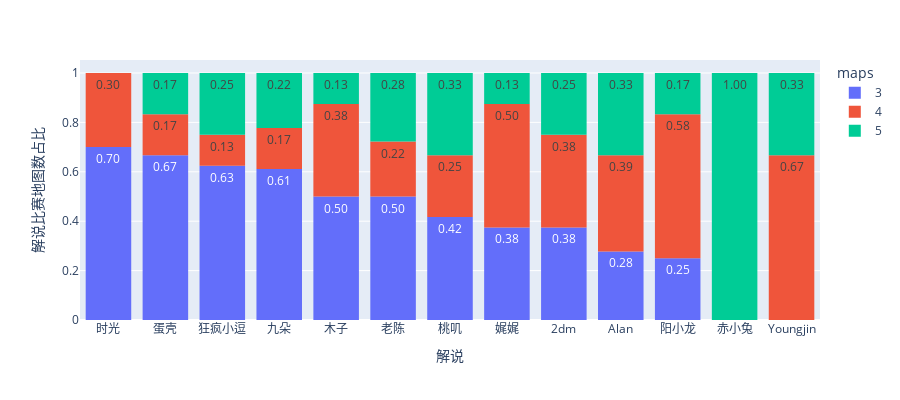

The notebook cell this image was saved under:
### Code cell
names, maps, rates = [], [], []
for _, row in df_summer_names.sort_values(by='match0/match', ascending=False).iterrows():
    name, zero, one, two = row['names'], row['match0'], row['match1'], row['match2']
    total = zero + one + two
    for map, i in zip([3, 4, 5], [zero, one, two]):
        names.append(name)
        maps.append(map)
        rates.append(i / total)
df_cum = pd.DataFrame(list(zip(names, maps, rates)), 
                        columns=['names', 'maps', 'rate'])

fig = px.histogram(df_cum,
                    x="names", y="rate",
                    color='maps', # barmode='group',
                    # histfunc='avg',
                    labels={'names':'解说', 'rate':'解说比赛地图数占比'},
                    text_auto=True,
                    height=400).update_layout(yaxis_title='解说比赛地图数占比')
fig.update_traces(texttemplate="%{y:.2f}")
fig.show()

### Figure 1 — Plotly figure (JSON) as saved in the notebook; plotly's stock layout.template omitted (floating-point values rounded to 4 significant figures)
{"data": [{"alignmentgroup": "True", "bingroup": "x", "histfunc": "sum", "hovertemplate": "maps=3<br>解说=%{x}<br>sum of 解说比赛地图数占比=%{y}<extra></extra>", "legendgroup": "3", "marker": {"color": "#636efa", "pattern": {"shape": ""}}, "name": "3", "offsetgroup": "3", "orientation": "v", "showlegend": true, "texttemplate": "%{y:.2f}", "type": "histogram", "x": ["时光", "蛋壳", "狂疯小逗", "九朵", "木子", "老陈", "桃叽", "娓娓", "2dm", "Alan", "阳小龙", "赤小兔", "Youngjin"], "xaxis": "x", "y": [0.7, 0.6667, 0.625, 0.6111, 0.5, 0.5, 0.4167, 0.375, 0.375, 0.2778, 0.25, 0, 0], "yaxis": "y"}, {"alignmentgroup": "True", "bingroup": "x", "histfunc": "sum", "hovertemplate": "maps=4<br>解说=%{x}<br>sum of 解说比赛地图数占比=%{y}<extra></extra>", "legendgroup": "4", "marker": {"color": "#EF553B", "pattern": {"shape": ""}}, "name": "4", "offsetgroup": "4", "orientation": "v", "showlegend": true, "texttemplate": "%{y:.2f}", "type": "histogram", "x": ["时光", "蛋壳", "狂疯小逗", "九朵", "木子", "老陈", "桃叽", "娓娓", "2dm", "Alan", "阳小龙", "赤小兔", "Youngjin"], "xaxis": "x", "y": [0.3, 0.1667, 0.125, 0.1667, 0.375, 0.2222, 0.25, 0.5, 0.375, 0.3889, 0.5833, 0, 0.6667], "yaxis": "y"}, {"alignmentgroup": "True", "bingroup": "x", "histfunc": "sum", "hovertemplate": "maps=5<br>解说=%{x}<br>sum of 解说比赛地图数占比=%{y}<extra></extra>", "legendgroup": "5", "marker": {"color": "#00cc96", "pattern": {"shape": ""}}, "name": "5", "offsetgroup": "5", "orientation": "v", "showlegend": true, "texttemplate": "%{y:.2f}", "type": "histogram", "x": ["时光", "蛋壳", "狂疯小逗", "九朵", "木子", "老陈", "桃叽", "娓娓", "2dm", "Alan", "阳小龙", "赤小兔", "Youngjin"], "xaxis": "x", "y": [0, 0.1667, 0.25, 0.2222, 0.125, 0.2778, 0.3333, 0.125, 0.25, 0.3333, 0.1667, 1, 0.3333], "yaxis": "y"}], "layout": {"barmode": "relative", "height": 400, "legend": {"title": {"text": "maps"}, "tracegroupgap": 0}, "margin": {"t": 60}, "xaxis": {"anchor": "y", "domain": [0, 1], "title": {"text": "解说"}}, "yaxis": {"anchor": "x", "domain": [0, 1], "title": {"text": "解说比赛地图数占比"}}}}
